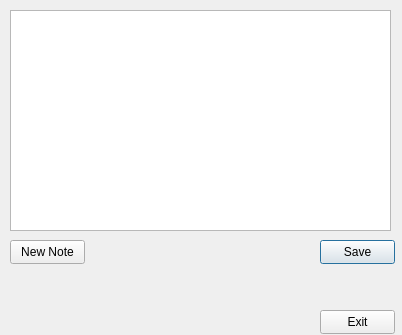
<?xml version="1.0" encoding="UTF-8"?>
<ui version="4.0">
 <class>notes</class>
 <widget class="QDialog" name="notes">
  <property name="geometry">
   <rect>
    <x>0</x>
    <y>0</y>
    <width>402</width>
    <height>335</height>
   </rect>
  </property>
  <property name="windowTitle">
   <string>Notes</string>
  </property>
  <widget class="QWidget" name="verticalLayoutWidget">
   <property name="geometry">
    <rect>
     <x>10</x>
     <y>10</y>
     <width>381</width>
     <height>221</height>
    </rect>
   </property>
   <layout class="QVBoxLayout" name="verticalLayout">
    <item>
     <widget class="QTextEdit" name="noteEdit"/>
    </item>
   </layout>
  </widget>
  <widget class="QPushButton" name="saveNoteBttn">
   <property name="geometry">
    <rect>
     <x>320</x>
     <y>240</y>
     <width>75</width>
     <height>24</height>
    </rect>
   </property>
   <property name="text">
    <string>Save</string>
   </property>
  </widget>
  <widget class="QPushButton" name="newNoteBttn">
   <property name="geometry">
    <rect>
     <x>10</x>
     <y>240</y>
     <width>75</width>
     <height>24</height>
    </rect>
   </property>
   <property name="text">
    <string>New Note</string>
   </property>
  </widget>
  <widget class="QPushButton" name="exitButton">
   <property name="geometry">
    <rect>
     <x>320</x>
     <y>310</y>
     <width>75</width>
     <height>24</height>
    </rect>
   </property>
   <property name="text">
    <string>Exit</string>
   </property>
  </widget>
 </widget>
 <resources/>
 <connections>
  <connection>
   <sender>newNoteBttn</sender>
   <signal>clicked()</signal>
   <receiver>notes</receiver>
   <slot>on_newNoteBttn_clicked()</slot>
   <hints>
    <hint type="sourcelabel">
     <x>47</x>
     <y>251</y>
    </hint>
    <hint type="destinationlabel">
     <x>200</x>
     <y>167</y>
    </hint>
   </hints>
  </connection>
  <connection>
   <sender>saveNoteBttn</sender>
   <signal>clicked()</signal>
   <receiver>notes</receiver>
   <slot>on_saveNoteBttn_clicked()</slot>
   <hints>
    <hint type="sourcelabel">
     <x>357</x>
     <y>251</y>
    </hint>
    <hint type="destinationlabel">
     <x>200</x>
     <y>167</y>
    </hint>
   </hints>
  </connection>
  <connection>
   <sender>exitButton</sender>
   <signal>clicked()</signal>
   <receiver>notes</receiver>
   <slot>on_exitButton_clicked()</slot>
   <hints>
    <hint type="sourcelabel">
     <x>357</x>
     <y>321</y>
    </hint>
    <hint type="destinationlabel">
     <x>200</x>
     <y>167</y>
    </hint>
   </hints>
  </connection>
 </connections>
 <slots>
  <slot>on_saveNoteBttn_clicked()</slot>
  <slot>on_newNoteBttn_clicked()</slot>
  <slot>on_exitButton_clicked()</slot>
 </slots>
</ui>
